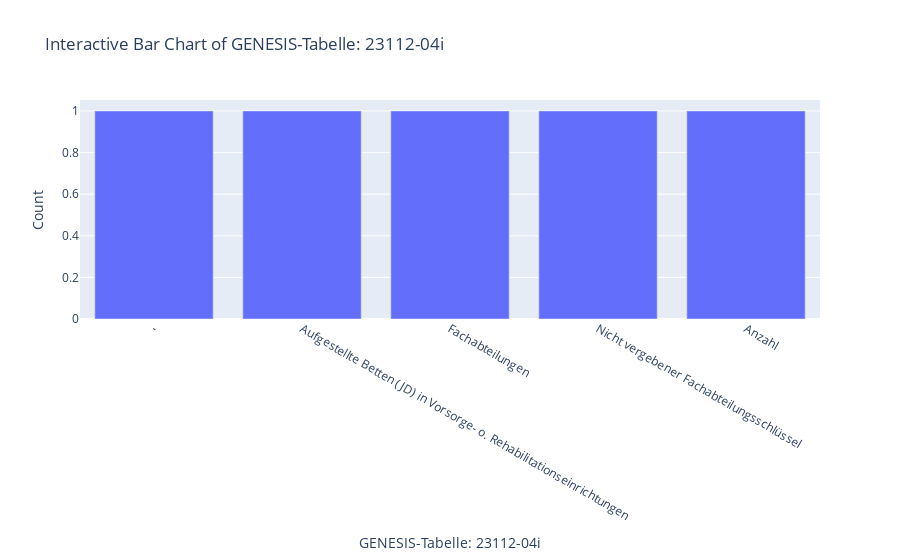

Notebook cell for this chart:
### Code cell
import pandas as pd
import plotly.express as px

# Load your dataset
file_path = r'C:\Users\91957\made-template-WS2324\cleaned_data.csv'  # Update with your file path
data = pd.read_csv(file_path)

# Selecting the first categorical column
categorical_column = data.columns[0]

# Create an interactive bar chart
fig = px.bar(data, x=categorical_column, title=f"Interactive Bar Chart of {categorical_column}")

# Customize the layout
fig.update_layout(
    xaxis_title=categorical_column,
    yaxis_title="Count",
    xaxis={'categoryorder':'total descending'}  # Sort bars by descending order
)

# Show the plot
fig.show()

### Figure 1 — Plotly figure (JSON) as saved in the notebook; plotly's stock layout.template omitted (floating-point values rounded to 4 significant figures)
{"data": [{"alignmentgroup": "True", "hovertemplate": "GENESIS-Tabelle: 23112-04i=%{x}<br>count=%{y}<extra></extra>", "legendgroup": "", "marker": {"color": "#636efa", "pattern": {"shape": ""}}, "name": "", "offsetgroup": "", "orientation": "v", "showlegend": false, "textposition": "auto", "type": "bar", "x": ["-", "Aufgestellte Betten (JD) in Vorsorge- o. Rehabilitationseinrichtungen", "Fachabteilungen", "Nicht vergebener Fachabteilungsschlüssel", "Anzahl"], "xaxis": "x", "y": [1, 1, 1, 1, 1], "yaxis": "y"}], "layout": {"barmode": "relative", "legend": {"tracegroupgap": 0}, "title": {"text": "Interactive Bar Chart of GENESIS-Tabelle: 23112-04i"}, "xaxis": {"anchor": "y", "categoryorder": "total descending", "domain": [0, 1], "title": {"text": "GENESIS-Tabelle: 23112-04i"}}, "yaxis": {"anchor": "x", "domain": [0, 1], "title": {"text": "Count"}}}}
